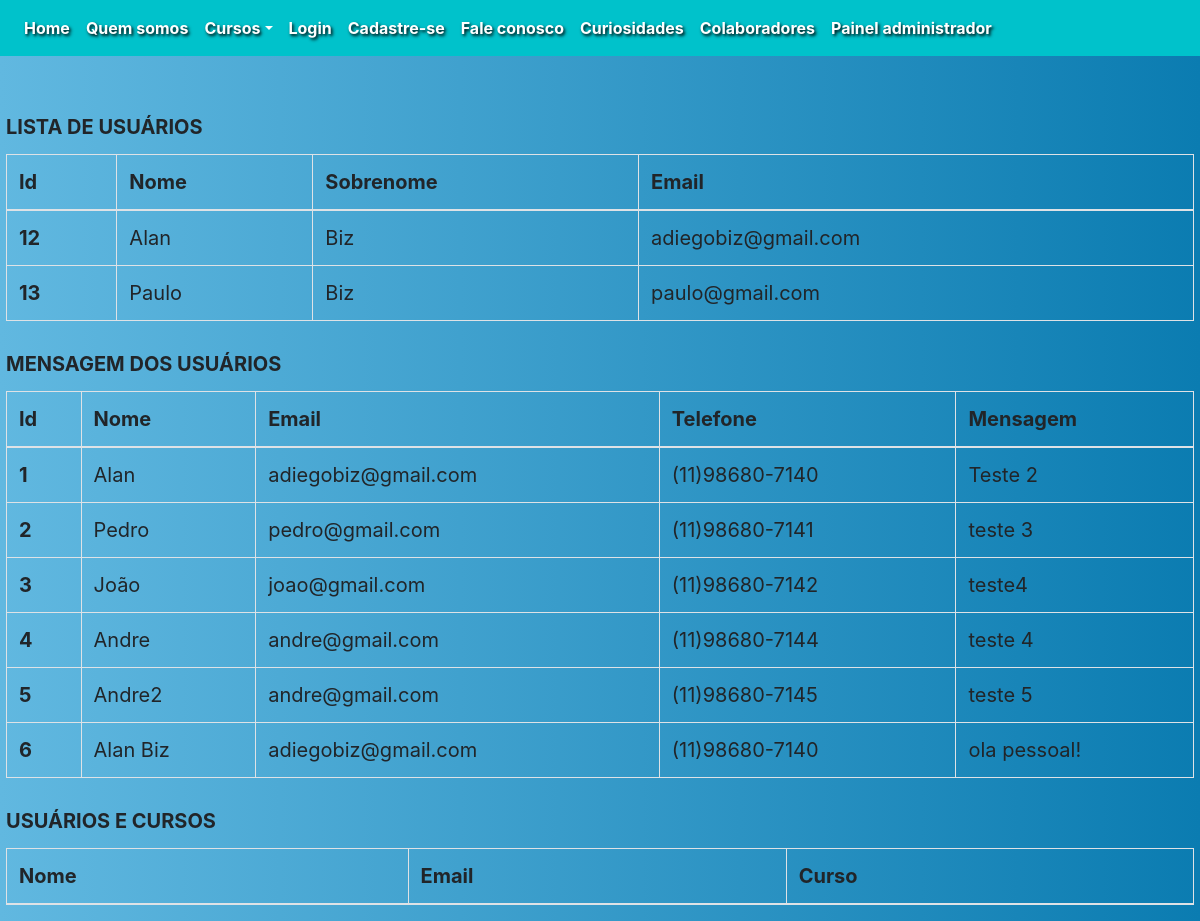
The app's page /Frontend/paineladm.php, older data.
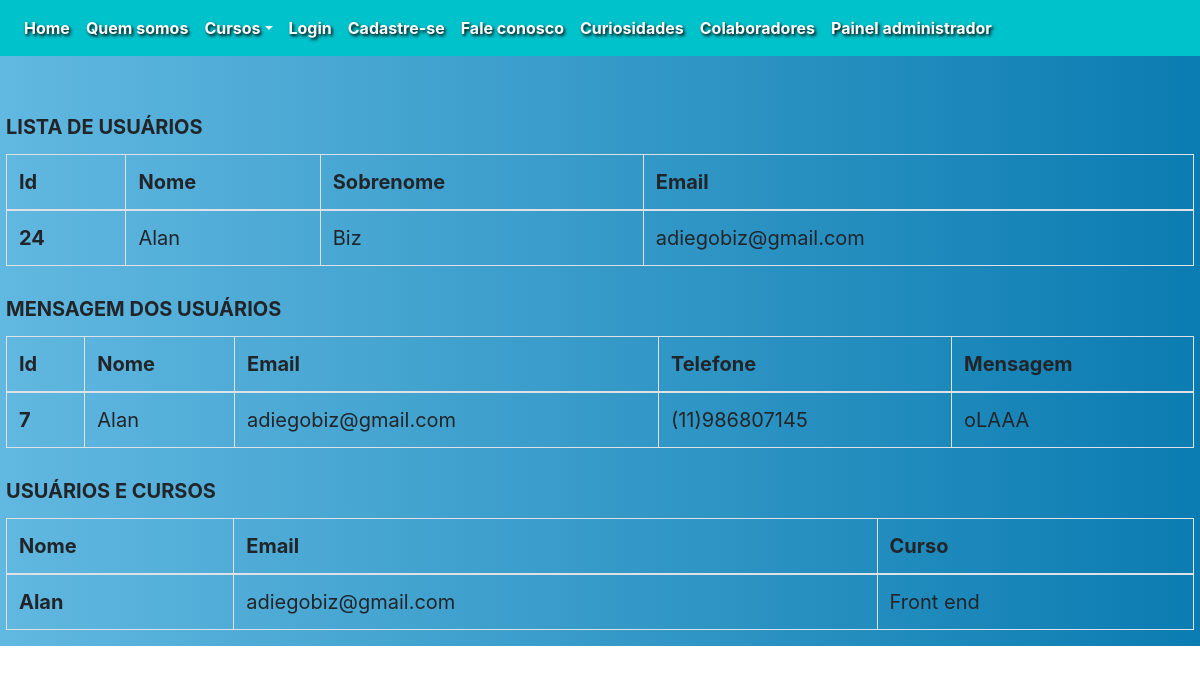
The same page, newer data.
### tables this page shows
CREATE TABLE `usuarios` (
  `id` int(11) NOT NULL,
  `nome` varchar(100) NOT NULL,
  `sobrenome` varchar(150) DEFAULT NULL,
  `email` varchar(100) NOT NULL,
  `senha` varchar(40) NOT NULL,
  `id_curso` int(20) NOT NULL
);

CREATE TABLE `registros` (
  `id` int(11) UNSIGNED NOT NULL,
  `nome` varchar(100) NOT NULL,
  `email` varchar(100) NOT NULL,
  `telefone` varchar(30) NOT NULL,
  `mensagem` varchar(250) NOT NULL
);

CREATE TABLE `cursos` (
  `id_curso` int(20) NOT NULL,
  `curso` varchar(30) NOT NULL
);

### Frontend/paineladm.php (the view, shortened to what this page needs)
<?php
    include_once '../Backend/conexao.php';
    $sel = "SELECT * FROM usuarios";
    $result = $conn->query($sel);
    $sel3 = "SELECT * FROM registros";
    $result3 = $conn->query($sel3);
    $sel4 = "SELECT usuarios.nome, usuarios.email, cursos.curso FROM usuarios join cursos ON cursos.id_curso = usuarios.id_curso";
    $result4 = $conn->query($sel4)
?>
<!DOCTYPE html>
<html lang="pt-BR">
<head>
    <link rel="stylesheet" href="./Estilos/global.css">
    <link rel="stylesheet" href="./Estilos/home.css">
    <link rel="stylesheet" href="./Estilos/paineladm.css">
    <link rel="stylesheet" href="https://stackpath.bootstrapcdn.com/bootstrap/4.1.3/css/bootstrap.min.css">
</head>
<body>
    <main class="adm1" id="container">
        <section class="section-adm1">
            <div class="div-table-adm table-wrapper-scroll-y my-custom-scrollbar">
                <table class="table table-bordered table-hover ">
                    <caption><strong> LISTA DE USUÁRIOS</strong></caption>
                    <thead>
                        <tr>
                            <th scope="col">Id</th>
                            <th scope="col">Nome</th>
                            <th scope="col">Sobrenome</th>
                            <th scope="col">Email</th>
                        </tr>
                    </thead>
                    <tbody>
                        <?php if($result->num_rows > 0): ?>
                                    <?php while ($usuario = $result->fetch_assoc()): ?>
                                        <tr>
                                            <th scope="row"><?= $usuario['id']; ?></th>
                                            <td><?= $usuario['nome']; ?></td>
                                            <td><?= $usuario['sobrenome']; ?></td>
                                            <td><?= $usuario['email']; ?></td>
                                        </tr>
                                    <?php endwhile; ?>
                                    <?php else: ?>
                                        <div class="alert alert-primary" role="alert">
                                            Não existem usuários cadastrados
                                        </div>
                                <?php endif; ?>
                        </tbody>
                </table>
            </div>
            <div class="div-table-adm table-wrapper-scroll-y my-custom-scrollbar">
                <table class="table table-bordered table-hover display dataTable dtr-inline">
                    <caption><strong> MENSAGEM DOS USUÁRIOS	</strong></caption>
                    <thead>
                        <tr>
                            <th scope="col">Id</th>
                            <th scope="col">Nome</th>
                            <th scope="col">Email</th>
                            <th scope="col">Telefone</th>
                            <th scope="col">Mensagem</th>
                        </tr>
                    </thead>
                    <tbody>
                        <?php if($result->num_rows > 0): ?>
                                    <?php while ($msg = $result3->fetch_assoc()): ?>
                                        <tr>
                                            <th scope="row"><?= $msg['id']; ?></th>
                                            <td><?= $msg['nome']; ?></td>
                                            <td><?= $msg['email']; ?></td>
                                            <td><?= $msg['telefone']; ?></td>
                                            <td><?= $msg['mensagem']; ?></td>
                                        </tr>
                                    <?php endwhile; ?>
                                    <?php else: ?>
                                        <div class="alert alert-primary" role="alert">
                                            Não existem usuários cadastrados
                                        </div>
                                <?php endif; ?>
                        </tbody>
                </table>
            </div>
            <div class="div-table-adm table-wrapper-scroll-y my-custom-scrollbar">
                <table class="table table-bordered table-hover display dataTable dtr-inline">
                    <caption><strong> USUÁRIOS E CURSOS </strong></caption>
                    <thead>
                        <tr>
                            <th scope="col">Nome</th>
                            <th scope="col">Email</th>
                            <th scope="col">Curso</th>
                        </tr>
                    </thead>
                    <tbody>
                        <?php if($result->num_rows > 0): ?>
                                    <?php while ($admin = $result4->fetch_assoc()): ?>
                                        <tr>
                                            <th scope="row"><?= $admin['nome']; ?></th>
                                            <td><?= $admin['email']; ?></td>
                                            <td><?= $admin['curso']; ?></td>
                                        </tr>
                                    <?php endwhile; ?>
                                    <?php else: ?>
                                        <div class="alert alert-primary" role="alert">
                                            Não existem usuários cadastrados
                                        </div>
                                <?php endif; ?>
                        </tbody>
                </table>
            </div>
        </section>
    </main>
</body>
</html>

### Frontend/Estilos/global.css (style rules this page uses)
* { margin:0; padding: 0; }
nav { background-color: rgb(0, 194, 203); }
nav a { color: white; font-size: 16px; font-weight: bold; text-shadow: black 0.1em 0.1em 0.2em; }
body { font-family: 'Archivo', sans-serif; }

### Frontend/Estilos/paineladm.css (style rules this page uses)
.adm1 { height: auto; width: 100vw; display: flex; flex-direction: column; background-image: linear-gradient(to right, #61b8e0, #0b7cb1 ); }
.adm1 section { padding: 0px 6px 0px 6px; width: 100vw; }
table caption { caption-side: top; }
.section-adm1 { width: 100%; display: flex; flex-direction: column; margin-top: 100px; }
.section-adm1 caption, th, td, p { font-size: 20px; color: var(--color-text-complement); }

Row changes from the older to the newer data that the page shows:
removed usuarios: id "12", nome "Alan", sobrenome "Biz", email "adiegobiz@gmail.com", shown under "LISTA DE USUÁRIOS"
removed usuarios: id "13", nome "Paulo", sobrenome "Biz", email "paulo@gmail.com", shown under "LISTA DE USUÁRIOS"
removed registros: id "1", nome "Alan", email "adiegobiz@gmail.com", telefone "(11)98680-7140", mensagem "Teste 2"
removed registros: id "2", nome "Pedro", email "pedro@gmail.com", telefone "(11)98680-7141", mensagem "teste 3"
removed registros: id "3", nome "João", email "joao@gmail.com", telefone "(11)98680-7142", mensagem "teste4"
removed registros: id "4", nome "Andre", email "andre@gmail.com", telefone "(11)98680-7144", mensagem "teste 4"
removed registros: id "5", nome "Andre2", email "andre@gmail.com", telefone "(11)98680-7145", mensagem "teste 5"
removed registros: id "6", nome "Alan Biz", email "adiegobiz@gmail.com", telefone "(11)98680-7140", mensagem "ola pessoal!"
added usuarios: id "24", nome "Alan", sobrenome "Biz", email "adiegobiz@gmail.com", id_curso.curso "Front end"
added registros: id "7", nome "Alan", email "adiegobiz@gmail.com", telefone "(11)986807145", mensagem "oLAAA"
